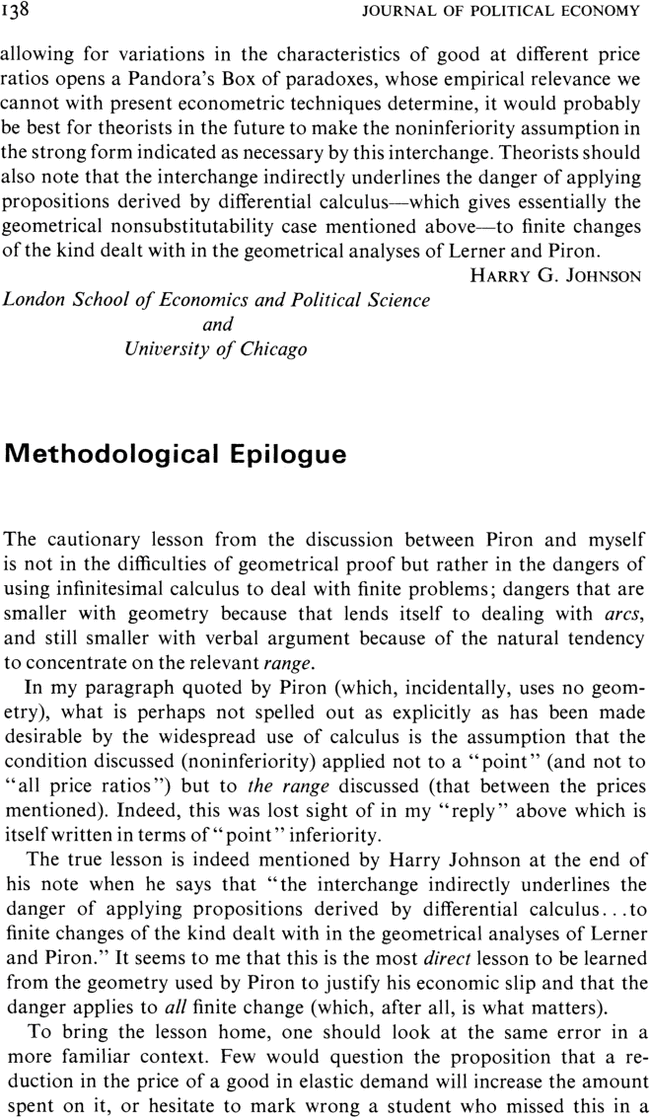
#> input picture JPE/first_pages/orig/259612.png, 650 x 1118 px; its folder holds only this picture in this run
$ jupyter execute --allow-errors 'JPE abstract image.ipynb'
#> lines starting #> are read from the running program, lines starting #| are printed output that depends on the picture; after the words box and inside, x2 and y2 are one past the last pixel; in counts of white or black regions, pixels touching at a corner belong together
# Image Processing in Scraping Process

During the scraping of JPE, I (obviously) noticed that while most of the articles were well digitalized, with it's abstracts provided in its webpage, some does not. There are several articles, specifically those in 1970, 1972, 1974, 1985, 1987, do have abstracts in its first-page image, but not ready-to-copy abstract in text.

The following program first scrapes the article images in those specific years, apply some image processing using `openCV` to detect the text area for an abstract, and finally turn them into text by `tessract`.

## Part 1    The scraping

[cell 1]
import bs4
import requests
import CONFIG

## scraping functions
# [11 lines left out: function getBSFromURL, not called in this run]

def getBS(html):
    html_bs = bs4.BeautifulSoup(html, 'html.parser')
    return html_bs

[cell 2]
## Read articels from 1970, 1972, 1974, 1985, 1987 that don't have abstracts.
import pandas as pd

#> (the rest of this cell did not finish here and is left out)

[cell 3]
# all_articles.to_csv('JPE_img_proc.csv', index = False)

[cell 4]
def getImgID(url):
    return url.split('/')[-1]

#> (a cell that did not finish here is left out)

## Detecting text by OpenCV

Observing several articles providing an abstract suggested that it will be located in the center of the page, each with about 6% margin to the side, as the following example:

A standard process is applied to eliminate noises and iteratively erode the texts together in order to get the entire text area.

I use `cv2.medianBlur` to first blur out any noises, possibly formed when the document is scanned. The kernal size is set to be 5. I transform the image into threshold for handling text using `adaptiveThreshold` method. This method allows the transform process to take into account the nearby pixels. I chose the `cv2.ADAPTIVE_THRESH_GAUSSIAN_C` method to evaluate the threshold, so that the edge of an paragraph can be handled better compared to taking the mean.

I then proceed to the morphological process. I dilate every thing in the threshold to merge single characters into a block of paragraph, and then erode the edges to get a decent text block. This is the criticle part of extracting the text area in an article. The dilation and erosion is iterated 20 times respectively.

Next I call the function `cv2.findContours` to get the contours of the text area, then get its boundaries by `boundingRect`. I determine the abstract by detecting whether there are 6% of margins on its sides.

[cell 6]
## get all images
from os import listdir
from os.path import isfile, join

orig_path = 'first_pages/orig'
cropped_path = 'first_pages/cropped'
onlyfiles = [f for f in listdir(orig_path) if isfile(join(orig_path, f))]
images = list( filter(lambda f: (f.split('.')[-1] == 'png') and (f.split('_')[0] != 'c'), onlyfiles) )

[cell 7]
def getContours(img):
    # convert to grayscale
    gray = cv2.cvtColor(img,cv2.COLOR_BGR2GRAY)

    # first blur out any noises
    gray = cv2.medianBlur(gray,5)

    # transform the image into threshold for handling text
    thresh = cv2.adaptiveThreshold(gray,255,
                                   cv2.ADAPTIVE_THRESH_GAUSSIAN_C,
                                   cv2.THRESH_BINARY_INV,11,2)

    # merge single characters into a block of paragraph
    thresh = cv2.dilate(thresh,None,iterations = 18)
    #erode the edges to get a decent text block
    thresh = cv2.erode(thresh,None,iterations = 18)

    # find the contours
    contours,hierarchy = cv2.findContours(thresh,cv2.RETR_TREE,cv2.CHAIN_APPROX_SIMPLE)

    return contours

def isAbstract(x,y,w,h,img_height, img_width):
    margin_to_left = x / img_width
    margin_to_right = 1 - (x+w)/img_width
    abstract_margin_min = 0.04
    abstract_margin_max = 0.08
    if  margin_to_left >= abstract_margin_min and \
        margin_to_right >= abstract_margin_min and \
        margin_to_left <= abstract_margin_max and \
        margin_to_right <= abstract_margin_max :
        return True
    return False

[cell 8]
import cv2
import os


for file_name in images:
    img_path = orig_path + '/' + file_name
    print(img_path)
    img = cv2.imread(img_path)
#> img is the input picture: shape (1118, 650, 3); mean B, G, R 229.3, 229.4, 229.4
    img_height, img_width,_ = img.shape
    contours = getContours(img)
#> in getContours, `gray = cv2.medianBlur(gray,5)`:
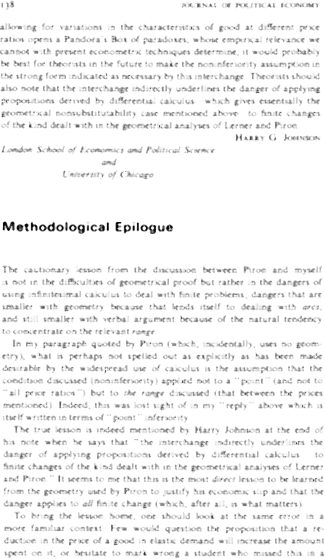
#> gray: shape (1118, 650) (shown at 1/2 size); min 2, max 255, mean 242.5
#> in getContours, `thresh = cv2.adaptiveThreshold(gray,255, cv2.ADAPTIVE_THRESH_GAUSSIAN_..`:
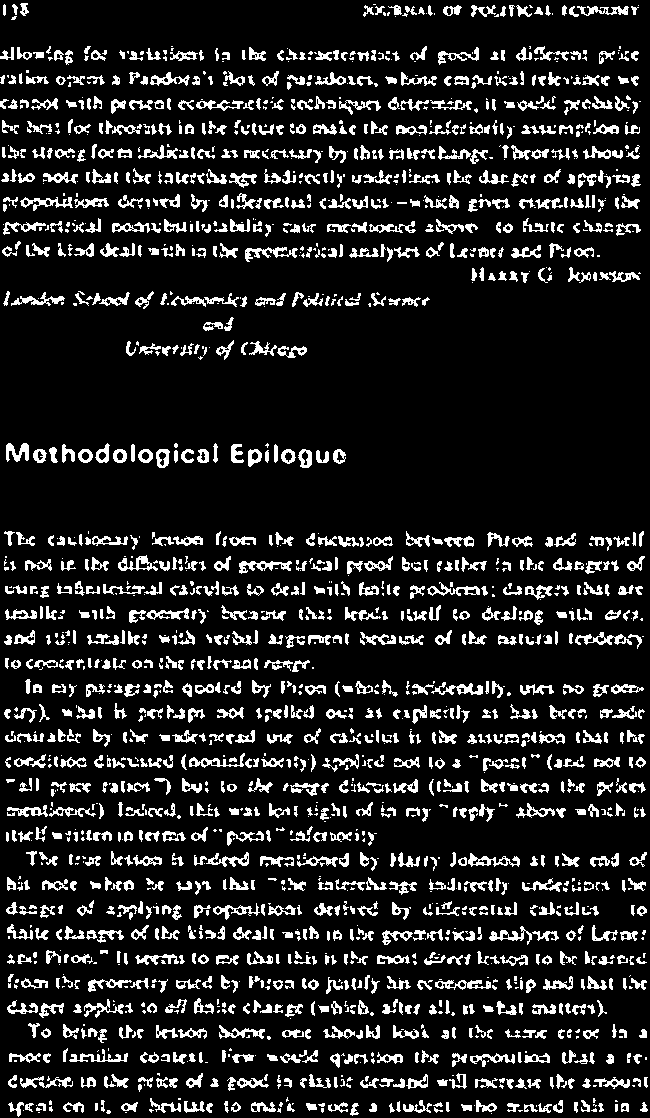
#> thresh: shape (1118, 650); 13.4% white; 1967 white regions (669 under 20 px), largest, box (x1, y1, x2, y2) and area: (245, 247, 298, 262) 319, (239, 561, 292, 574) 318, (575, 632, 632, 645) 318
#> in getContours, `thresh = cv2.dilate(thresh,None,iterations = 18)`:
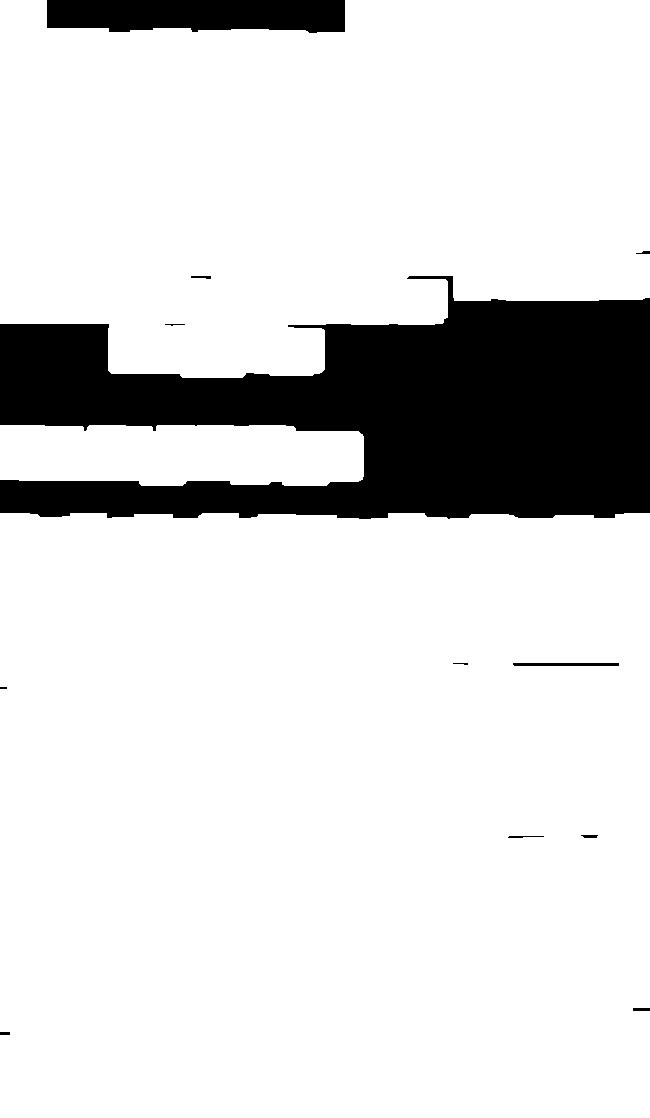
#> thresh: shape (1118, 650); 85.2% white; 12 black regions (2 under 20 px), largest, box (x1, y1, x2, y2) and area: (0, 276, 650, 519) 97787, (47, 0, 345, 33) 8840, (513, 663, 619, 666) 317
#> in getContours, `thresh = cv2.erode(thresh,None,iterations = 18)`:
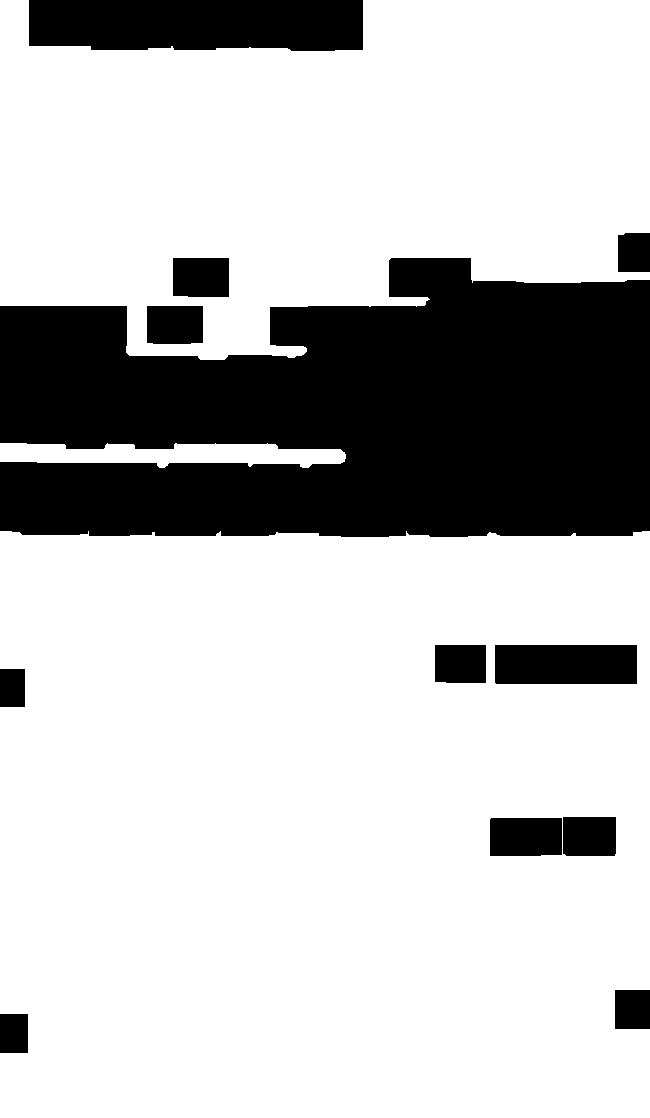
#> thresh: shape (1118, 650); 75.1% white; 12 black regions
#> in getContours, `contours,hierarchy = cv2.findContours(thresh,cv2.RETR_TREE,cv2.CHAIN_A..`: contours = 9 contours; largest, box (x1, y1, x2, y2) and area: (0, 531, 650, 1118) 373988, (0, 0, 650, 360) 179914, (494, 644, 638, 685) 5716, (0, 443, 346, 468) 5637, (489, 817, 563, 857) 2822

    abstract_area = None
    for contour in contours:
        x,y,w,h = cv2.boundingRect(contour)  #x,y, width, height
        if isAbstract(x,y,w,h,img_height, img_width):
            abstract_area = {'x': x,'y':y,'w':w,'h':h}
#> this loop made 9 passes
#> (x, y, w, h, margin_to_left in isAbstract, margin_to_right in isAbstract) on passes 1 to 8: (0, 531, 650, 587, 0, 0), (489, 817, 74, 40, 0.752, 0.134), (562, 816, 55, 41, 0.865, 0.0508), (494, 644, 144, 41, 0.76, 0.0185), (434, 644, 53, 40, 0.668, 0.251), (0, 443, 346, 25, 0, 0.468), (0, 0, 650, 360, 0, 0), (146, 305, 58, 40, 0.225, 0.686)

    if not abstract_area:
        continue

    ## handle text area
    print(abstract_area)
    x = abstract_area['x']-5
    y = abstract_area['y']-5
    h = abstract_area['h']+10
    w = abstract_area['w']+10
    abstract_text_img = img[y:y+h,x:x+w].copy()
    cv2.imshow('img',abstract_text_img)
#     cv2.waitKey(0)
#     cv2.destroyAllWindows()
#     cv2.waitKey(1)
    cv2.imwrite(f'{cropped_path}/cropped_{file_name}',abstract_text_img)
    os.rename(img_path, f'{orig_path}/c_{file_name}')
